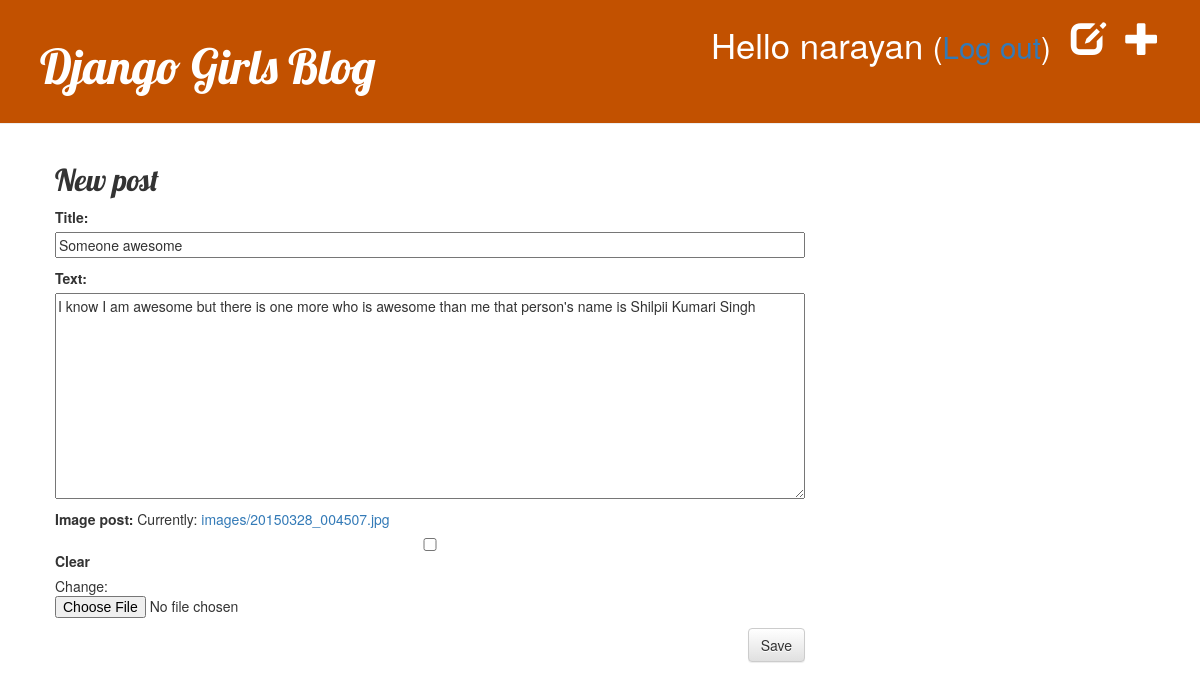
Screenshot of /post/2/edit/ (signed in) with the database file from the repository.
### blog/models.py (models this page shows, shortened)
class Post(models.Model):
    author = models.ForeignKey(settings.AUTH_USER_MODEL, on_delete=models.CASCADE)
    title = models.CharField(max_length=200)
    text = models.TextField()
    created_date = models.DateTimeField(default=timezone.now)
    published_date = models.DateTimeField(blank=True, null=True)
    image_post = models.ImageField(upload_to='images/', blank = True)
    status = models.CharField(max_length=1, choices=STATUS_CHOICES)

### blog/views.py (the view)
# urls.py: path('post/<int:pk>/edit/', views.post_edit, name='post_edit'),
@login_required
def post_edit(request, pk):
    post = get_object_or_404(Post, pk=pk)
    if request.method == "POST":
        form = PostForm(request.POST, request.FILES , instance=post)
        if form.is_valid():
            post = form.save(commit=False)
            post.author = request.user
            post.save()
            return redirect('post_detail', pk=post.pk)
    else:
        form = PostForm(instance=post)
    return render(request, 'blog/post_edit.html', {'form': form})

### blog/forms.py
class PostForm(forms.ModelForm):
    class Meta:
        model = Post
        fields = ('title', 'text', 'image_post',)

### blog/templates/blog/post_edit.html
{% extends 'blog/base.html' %}
{% block content %}
    <h2>New post</h2>
    <form method="POST" class="post-form" enctype="multipart/form-data">{% csrf_token %}
        {{ form.as_p }}
        <button type="submit" class="save btn btn-default">Save</button>
    </form>
{% endblock %}

### blog/templates/blog/base.html (shortened to what this page needs)
{% load static %}
<html>
    <head>
        <link rel="stylesheet" href="//maxcdn.bootstrapcdn.com/bootstrap/3.2.0/css/bootstrap.min.css">
        <link rel="stylesheet" href="//maxcdn.bootstrapcdn.com/bootstrap/3.2.0/css/bootstrap-theme.min.css">
        <link rel="stylesheet" href="{% static 'css/blog.css' %}">
    </head>
<body>
<div class="page-header">
    {% if user.is_authenticated %}
        <a href="{% url 'post_new' %}" class="top-menu"><span class="glyphicon glyphicon-plus"></span></a>
        <a href="{% url 'post_draft_list' %}" class="top-menu"><span class="glyphicon glyphicon-edit"></span></a>
        <p class="top-menu">Hello {{ user.username }} <small>(<a href="{% url 'logout' %}">Log out</a>)</small></p>
    {% else %}
        <p class="top-menu"><small>(<a href="{% url 'signup' %}">Sign-up</a>)</small></p>
        <p class="top-menu"><small>(<a href="{% url 'login' %}">Login</a>)</small></p>
    {% endif %}
    <h1><a href="/">Django Girls Blog</a></h1>
</div>
    <div class="content container">
        <div class="row">
            <div class="col-md-8">
            {% block content %}
            {% endblock %}
            </div>
        </div>
    </div>
</body>
</html>

### blog/static/css/blog.css (style rules this page uses)
.page-header { background-color: #C25100; margin-top: 0; padding: 20px 20px 20px 40px; }
.page-header h1, .page-header h1 a, .page-header h1 a:visited, .page-header h1 a:active { color: #ffffff; font-size: 36pt; text-decoration: none; }
.content { margin-left: 40px; }
h1, h2, h3, h4 { font-family: 'Lobster', cursive; }
.save { float: right; }
.post-form textarea, .post-form input { width: 100%; }
.top-menu, .top-menu:hover, .top-menu:visited { color: #ffffff; float: right; font-size: 26pt; margin-right: 20px; }

### rows the page displays
Post: title "Someone awesome", text "I know I am awesome but there is one more who is awesome than me that person's name is Shilpii Kumari Singh"

### other values shown
{{ user.username }} "narayan"
